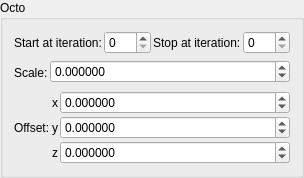
    <widget class="QGroupBox" name="groupBox">
     <property name="title">
      <string>Octo</string>
     </property>
     <layout class="QVBoxLayout" name="verticalLayout_3">
      <item>
       <layout class="QGridLayout" name="gridLayout_68">
        <property name="spacing">
         <number>2</number>
        </property>
        <item row="0" column="0">
         <widget class="QLabel" name="label_258">
          <property name="text">
           <string>Start at iteration:</string>
          </property>
         </widget>
        </item>
        <item row="0" column="2">
         <widget class="QLabel" name="label_254">
          <property name="text">
           <string>Stop at iteration:</string>
          </property>
         </widget>
        </item>
        <item row="0" column="1">
         <widget class="MySpinBox" name="spinboxInt_transf_start_iterations_E">
          <property name="sizePolicy">
           <sizepolicy hsizetype="Minimum" vsizetype="Maximum">
            <horstretch>0</horstretch>
            <verstretch>0</verstretch>
           </sizepolicy>
          </property>
          <property name="maximum">
           <number>999</number>
          </property>
         </widget>
        </item>
        <item row="0" column="3">
         <widget class="MySpinBox" name="spinboxInt_transf_stop_iterations_E">
          <property name="sizePolicy">
           <sizepolicy hsizetype="Minimum" vsizetype="Maximum">
            <horstretch>0</horstretch>
            <verstretch>0</verstretch>
           </sizepolicy>
          </property>
          <property name="maximum">
           <number>999</number>
          </property>
         </widget>
        </item>
       </layout>
      </item>
      <item>
       <layout class="QGridLayout" name="gridLayout_2" columnstretch="0,1">
        <property name="spacing">
         <number>2</number>
        </property>
        <item row="0" column="1">
         <widget class="MyDoubleSpinBox" name="spinbox_transf_scale_2">
          <property name="sizePolicy">
           <sizepolicy hsizetype="Minimum" vsizetype="Maximum">
            <horstretch>0</horstretch>
            <verstretch>0</verstretch>
           </sizepolicy>
          </property>
          <property name="prefix">
           <string/>
          </property>
          <property name="suffix">
           <string/>
          </property>
          <property name="decimals">
           <number>6</number>
          </property>
          <property name="minimum">
           <double>-99.989999999999995</double>
          </property>
          <property name="maximum">
           <double>99.989999999999995</double>
          </property>
          <property name="singleStep">
           <double>0.100000000000000</double>
          </property>
         </widget>
        </item>
        <item row="0" column="0" rowspan="2">
         <widget class="QLabel" name="label_115">
          <property name="text">
           <string>Scale:</string>
          </property>
         </widget>
        </item>
       </layout>
      </item>
      <item>
       <layout class="QGridLayout" name="gridLayout_67" columnstretch="0,0,0,1">
        <property name="spacing">
         <number>2</number>
        </property>
        <item row="1" column="1">
         <widget class="QLabel" name="label_256">
          <property name="text">
           <string>Offset:</string>
          </property>
         </widget>
        </item>
        <item row="2" column="2">
         <widget class="QLabel" name="label_124">
          <property name="text">
           <string notr="true">z</string>
          </property>
         </widget>
        </item>
        <item row="2" column="3">
         <widget class="MyDoubleSpinBox" name="spinbox3_transf_offset_100_z">
          <property name="sizePolicy">
           <sizepolicy hsizetype="Minimum" vsizetype="Maximum">
            <horstretch>0</horstretch>
            <verstretch>0</verstretch>
           </sizepolicy>
          </property>
          <property name="prefix">
           <string/>
          </property>
          <property name="suffix">
           <string/>
          </property>
          <property name="decimals">
           <number>6</number>
          </property>
          <property name="minimum">
           <double>-99.989999999999995</double>
          </property>
          <property name="maximum">
           <double>99.989999999999995</double>
          </property>
          <property name="singleStep">
           <double>0.100000000000000</double>
          </property>
         </widget>
        </item>
        <item row="0" column="2">
         <widget class="QLabel" name="label_117">
          <property name="text">
           <string notr="true">x</string>
          </property>
         </widget>
        </item>
        <item row="1" column="3">
         <widget class="MyDoubleSpinBox" name="spinbox3_transf_offset_100_y">
          <property name="sizePolicy">
           <sizepolicy hsizetype="Minimum" vsizetype="Maximum">
            <horstretch>0</horstretch>
            <verstretch>0</verstretch>
           </sizepolicy>
          </property>
          <property name="prefix">
           <string/>
          </property>
          <property name="suffix">
           <string/>
          </property>
          <property name="decimals">
           <number>6</number>
          </property>
          <property name="minimum">
           <double>-99.989999999999995</double>
          </property>
          <property name="maximum">
           <double>99.989999999999995</double>
          </property>
          <property name="singleStep">
           <double>0.100000000000000</double>
          </property>
         </widget>
        </item>
        <item row="1" column="2">
         <widget class="QLabel" name="label_116">
          <property name="text">
           <string notr="true">y</string>
          </property>
         </widget>
        </item>
        <item row="0" column="3">
         <widget class="MyDoubleSpinBox" name="spinbox3_transf_offset_100_x">
          <property name="sizePolicy">
           <sizepolicy hsizetype="Minimum" vsizetype="Maximum">
            <horstretch>0</horstretch>
            <verstretch>0</verstretch>
           </sizepolicy>
          </property>
          <property name="prefix">
           <string/>
          </property>
          <property name="suffix">
           <string/>
          </property>
          <property name="decimals">
           <number>6</number>
          </property>
          <property name="minimum">
           <double>-99.989999999999995</double>
          </property>
          <property name="maximum">
           <double>99.989999999999995</double>
          </property>
          <property name="singleStep">
           <double>0.100000000000000</double>
          </property>
         </widget>
        </item>
       </layout>
      </item>
     </layout>
    </widget>
